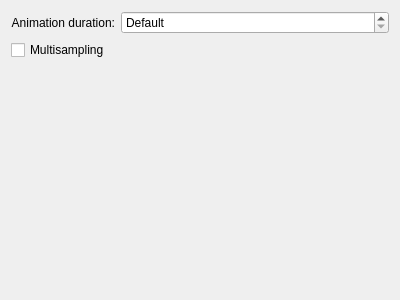
<?xml version="1.0" encoding="UTF-8"?>
<ui version="4.0">
 <class>KWin::MagicLampEffectConfigForm</class>
 <widget class="QWidget" name="KWin::MagicLampEffectConfigForm">
  <property name="geometry">
   <rect>
    <x>0</x>
    <y>0</y>
    <width>400</width>
    <height>300</height>
   </rect>
  </property>
  <layout class="QFormLayout" name="formLayout">
   <item row="0" column="0">
    <widget class="QLabel" name="label_3">
     <property name="text">
      <string>Animation duration:</string>
     </property>
     <property name="alignment">
      <set>Qt::AlignRight|Qt::AlignTrailing|Qt::AlignVCenter</set>
     </property>
     <property name="buddy">
      <cstring>kcfg_AnimationDuration</cstring>
     </property>
    </widget>
   </item>
   <item row="0" column="1">
    <widget class="QSpinBox" name="kcfg_AnimationDuration">
     <property name="sizePolicy">
      <sizepolicy hsizetype="Expanding" vsizetype="Fixed">
       <horstretch>0</horstretch>
       <verstretch>0</verstretch>
      </sizepolicy>
     </property>
     <property name="specialValueText">
      <string comment="Duration of rotation">Default</string>
     </property>
     <property name="suffix">
      <string>milliseconds</string>
     </property>
     <property name="maximum">
      <number>5000</number>
     </property>
     <property name="singleStep">
      <number>10</number>
     </property>
    </widget>
   </item>
   <item row="1" column="0" colspan="2">
    <widget class="QCheckBox" name="kcfg_Multisampling">
     <property name="text">
      <string>Multisampling</string>
     </property>
    </widget>
   </item>
  </layout>
 </widget>
 <resources/>
 <connections/>
</ui>
